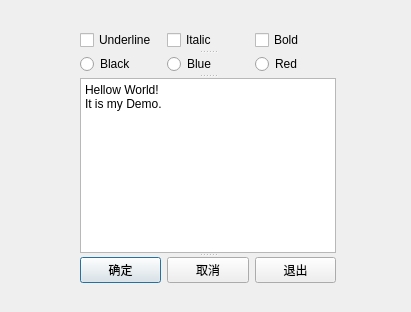
<?xml version="1.0" encoding="UTF-8"?>
<ui version="4.0">
 <class>Dialog</class>
 <widget class="QDialog" name="Dialog">
  <property name="geometry">
   <rect>
    <x>0</x>
    <y>0</y>
    <width>411</width>
    <height>312</height>
   </rect>
  </property>
  <property name="windowTitle">
   <string>Dialog</string>
  </property>
  <widget class="QSplitter" name="splitter">
   <property name="geometry">
    <rect>
     <x>80</x>
     <y>30</y>
     <width>256</width>
     <height>253</height>
    </rect>
   </property>
   <property name="orientation">
    <enum>Qt::Vertical</enum>
   </property>
   <widget class="QWidget" name="">
    <layout class="QHBoxLayout" name="horizontalLayout_2">
     <item>
      <widget class="QCheckBox" name="checkBox_3">
       <property name="text">
        <string>Underline</string>
       </property>
      </widget>
     </item>
     <item>
      <widget class="QCheckBox" name="checkBox_2">
       <property name="text">
        <string>Italic</string>
       </property>
      </widget>
     </item>
     <item>
      <widget class="QCheckBox" name="checkBox">
       <property name="text">
        <string>Bold</string>
       </property>
      </widget>
     </item>
    </layout>
   </widget>
   <widget class="QWidget" name="">
    <layout class="QHBoxLayout" name="horizontalLayout">
     <item>
      <widget class="QRadioButton" name="radioButton">
       <property name="text">
        <string>Black</string>
       </property>
      </widget>
     </item>
     <item>
      <widget class="QRadioButton" name="radioButton_3">
       <property name="text">
        <string>Blue</string>
       </property>
      </widget>
     </item>
     <item>
      <widget class="QRadioButton" name="radioButton_2">
       <property name="text">
        <string>Red</string>
       </property>
      </widget>
     </item>
    </layout>
   </widget>
   <widget class="QTextEdit" name="textEdit">
    <property name="html">
     <string>&lt;!DOCTYPE HTML PUBLIC &quot;-//W3C//DTD HTML 4.0//EN&quot; &quot;http://www.w3.org/TR/REC-html40/strict.dtd&quot;&gt;
&lt;html&gt;&lt;head&gt;&lt;meta name=&quot;qrichtext&quot; content=&quot;1&quot; /&gt;&lt;style type=&quot;text/css&quot;&gt;
p, li { white-space: pre-wrap; }
&lt;/style&gt;&lt;/head&gt;&lt;body style=&quot; font-family:'SimSun'; font-size:9pt; font-weight:400; font-style:normal;&quot;&gt;
&lt;p style=&quot; margin-top:0px; margin-bottom:0px; margin-left:0px; margin-right:0px; -qt-block-indent:0; text-indent:0px;&quot;&gt;&lt;span style=&quot; font-family:'SimSun';&quot;&gt;Hellow World!&lt;/span&gt;&lt;/p&gt;
&lt;p style=&quot; margin-top:0px; margin-bottom:0px; margin-left:0px; margin-right:0px; -qt-block-indent:0; text-indent:0px;&quot;&gt;&lt;span style=&quot; font-family:'SimSun';&quot;&gt;It is my Demo.&lt;/span&gt;&lt;/p&gt;&lt;/body&gt;&lt;/html&gt;</string>
    </property>
   </widget>
   <widget class="QWidget" name="">
    <layout class="QHBoxLayout" name="horizontalLayout_3">
     <item>
      <widget class="QPushButton" name="pushButton">
       <property name="text">
        <string>确定</string>
       </property>
      </widget>
     </item>
     <item>
      <widget class="QPushButton" name="pushButton_2">
       <property name="text">
        <string>取消</string>
       </property>
      </widget>
     </item>
     <item>
      <widget class="QPushButton" name="pushButton_3">
       <property name="text">
        <string>退出</string>
       </property>
      </widget>
     </item>
    </layout>
   </widget>
  </widget>
 </widget>
 <tabstops>
  <tabstop>checkBox_3</tabstop>
  <tabstop>checkBox_2</tabstop>
  <tabstop>checkBox</tabstop>
  <tabstop>radioButton</tabstop>
  <tabstop>radioButton_3</tabstop>
  <tabstop>radioButton_2</tabstop>
  <tabstop>textEdit</tabstop>
  <tabstop>pushButton</tabstop>
  <tabstop>pushButton_2</tabstop>
  <tabstop>pushButton_3</tabstop>
 </tabstops>
 <resources/>
 <connections/>
</ui>
